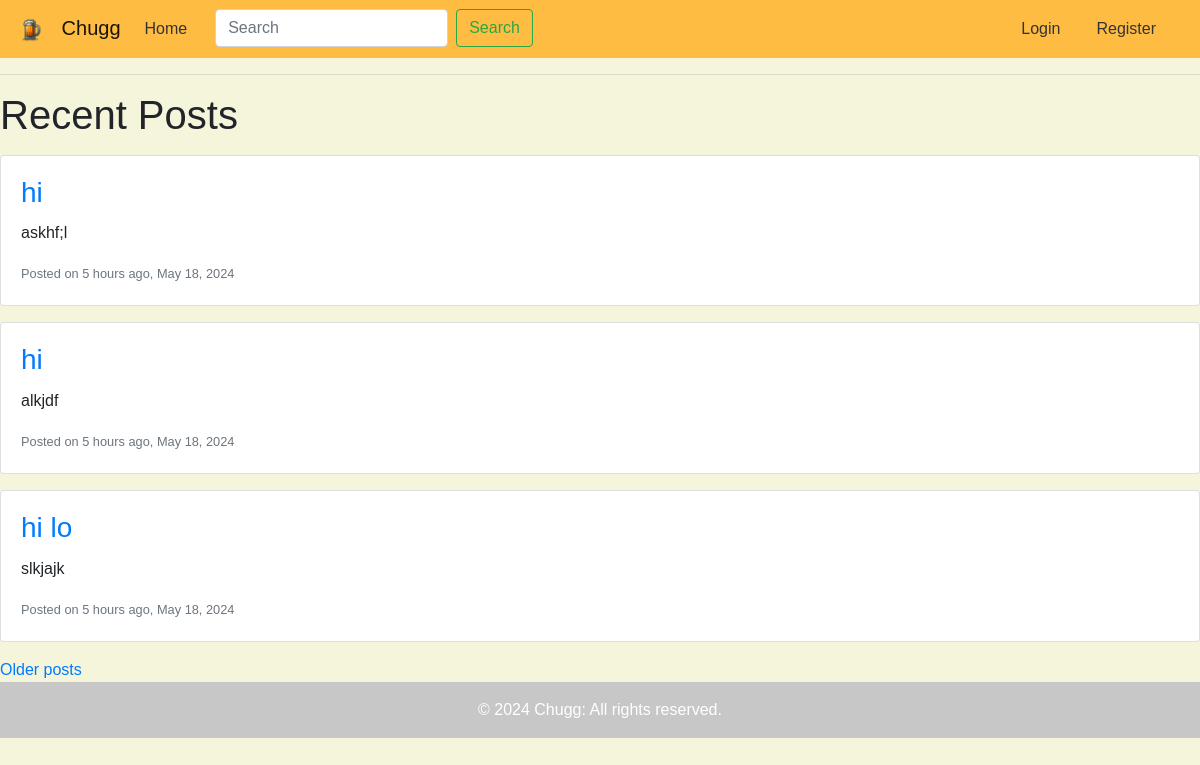
The page /index on the database as committed earlier.
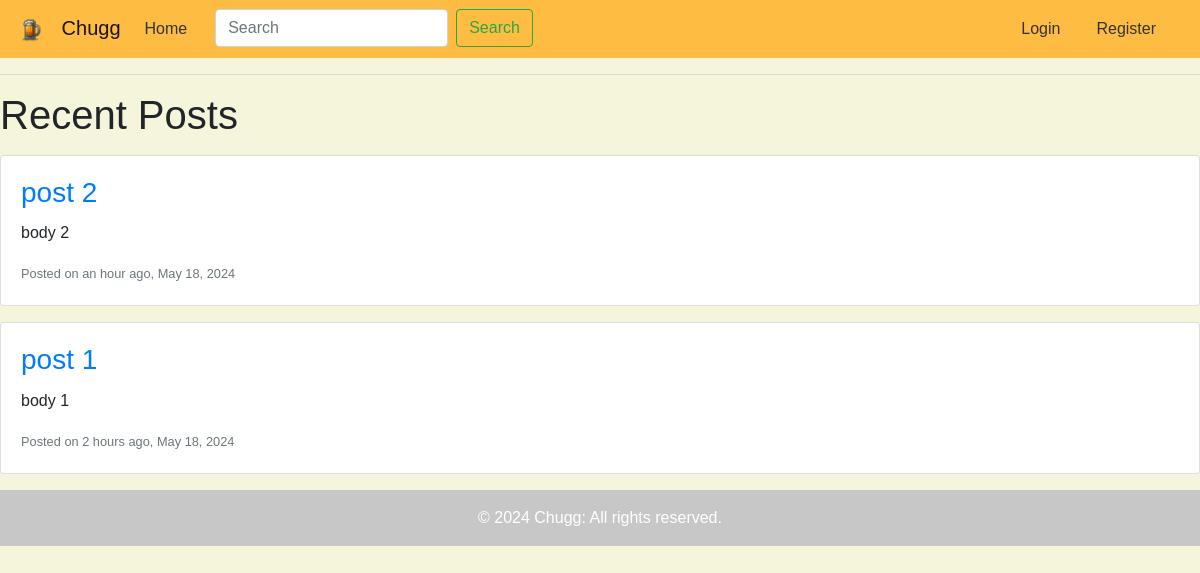
The same page on the database as committed later.
### app/models.py (models this page shows, shortened)
class Post(db.Model):
    id: sql_orm.Mapped[int] = sql_orm.mapped_column(primary_key=True)
    title: sql_orm.Mapped[str] = sql_orm.mapped_column(sql_al.String(32))
    body: sql_orm.Mapped[str] = sql_orm.mapped_column(sql_al.String(140))
    timestamp: sql_orm.Mapped[datetime] = sql_orm.mapped_column(
        index=True, default=lambda: datetime.now(timezone.utc)
    )
    user_id: sql_orm.Mapped[int] = sql_orm.mapped_column(sql_al.ForeignKey(User.id), index=True)
    author: sql_orm.Mapped[User] = sql_orm.relationship(back_populates='posts')

### app/routes.py (the view)
@app.route('/')
@app.route('/index')
def index():
    page = request.args.get('page', 1, type=int)
    query = Post.query.order_by(Post.timestamp.desc())
    posts = db.paginate(query, page=page, per_page=app.config['POST_PER_PAGE'], error_out=False)
    next_url, prev_url = None, None
    if posts.has_next:
        next_url = url_for('index', page=posts.next_num)
    if posts.has_prev:
        prev_url = url_for('index', page=posts.prev_num)
    return render_template('home.html', posts=posts.items, next_url=next_url, prev_url=prev_url)

### app/templates/home.html (shortened to what this page needs)
{% extends "base.html" %}
{% block content %}
    <div>
        <h1 class="mb-3">Recent Posts</h1>
        {% for post in posts %}
            <div class="card mb-3">
                <div class="card-body">
                    <h3 class="card-title"><a href="{{ url_for('post', post_id=post.id) }}">{{ post.title }}</a></h3>
                    <p class="card-text">{{ post.body }}</p>
                    <small class="text-muted">Posted on {{ moment(post.timestamp).fromNow() }}, {{ moment(post.timestamp).format('LL') }}</small>
                </div>
            </div>
        {% else %}
            <div class="alert alert-light" role="alert">No posts to show.</div>
        {% endfor %}
                {% if next_url %}
                <a href="{{ next_url }}">Older posts</a>
                {% endif %}
    </div>
{% endblock %}

### app/templates/base.html (shortened to what this page needs)
<!DOCTYPE html>
<html lang="en">
<head>
    <link rel="stylesheet" href="https://stackpath.bootstrapcdn.com/bootstrap/4.5.2/css/bootstrap.min.css">
    <link rel="stylesheet" href="{{ url_for('static', filename='style.css') }}">
</head>
<body class="{% block body_class %}{% endblock %}">
    <nav class="navbar navbar-expand-lg navbar-light bg-light">
    <a class="navbar-brand" href="{{ url_for('index') }}">
        <img src="{{ url_for('static', filename='images/logo.png') }}" alt="Chugg Logo" style="height: 30px; width: auto; margin-right: 10px;">
        Chugg
    </a>
    <div class="collapse navbar-collapse" id="navbarNav">
        <ul class="navbar-nav">
            <li class="nav-item">
                <a class="nav-link" href="{{ url_for('index') }}">Home</a>
            </li>
            <li class="nav-item">
                <form class="form-inline" method="post" action="{{ url_for('search') }}">
                    <input class="form-control mr-sm-2" type="search" placeholder="Search" aria-label="Search" name="search-post">
                    <button class="btn btn-outline-success my-2 my-sm-0" type="submit">Search</button>
                </form>
            </li>
        </ul>
        <ul class="navbar-nav ml-auto">
            {% if current_user.is_authenticated %}
            <li class="nav-item">
                <a class="nav-link" href="{{ url_for('create_post') }}">Create Post</a>
            </li>
            <li class="nav-item">
                <a class="nav-link" href="{{ url_for('logout') }}">Logout</a>
            </li>
            {% else %}
            <li class="nav-item">
                <a class="nav-link" href="{{ url_for('login') }}">Login</a>
            </li>
            <li class="nav-item">
                <a class="nav-link" href="{{ url_for('register') }}">Register</a>
            </li>
            {% endif %}
        </ul>
    </div>
</nav>
    <hr>
    {% block content %}{% endblock %}
    <footer class="bg-light text-center text-lg-start">
        <div class="text-center p-3" style="background-color: rgba(0, 0, 0, 0.2);">
            &copy; 2024 Chugg: All rights reserved.
        </div>
    </footer>
</body>
</html>

### app/static/style.css (style rules this page uses)
.navbar { background-color: #ffbc42 !important; margin-bottom: 0; border: none; }
.navbar-light .navbar-nav .nav-link { color: #333; }
body { background-color: #f5f5dc; font-family: Arial, sans-serif; margin: 0; padding: 0; }
nav ul { list-style-type: none; margin: 0; padding: 0; }
nav ul li { display: inline; margin-right: 20px; }
nav ul li a { color: white; text-decoration: none; }
footer { background-color: #007BFF; color: white; text-align: center; padding: 10 }

Rows that differ between the two databases and show on the page:
removed Post: title "hi", body "askhf;l", timestamp "5 hours ago", timestamp "May 18, 2024"
removed Post: title "hi", body "alkjdf", timestamp "5 hours ago", timestamp "May 18, 2024"
removed Post: title "hi lo", body "slkjajk", timestamp "5 hours ago", timestamp "May 18, 2024"
now on this page (row edited): Post: title "post 2", body "body 2", timestamp "an hour ago", timestamp "May 18, 2024"
now on this page (row edited): Post: title "post 1", body "body 1", timestamp "2 hours ago", timestamp "May 18, 2024"
Other text that changed with them:
text no longer shown: "Older posts"
